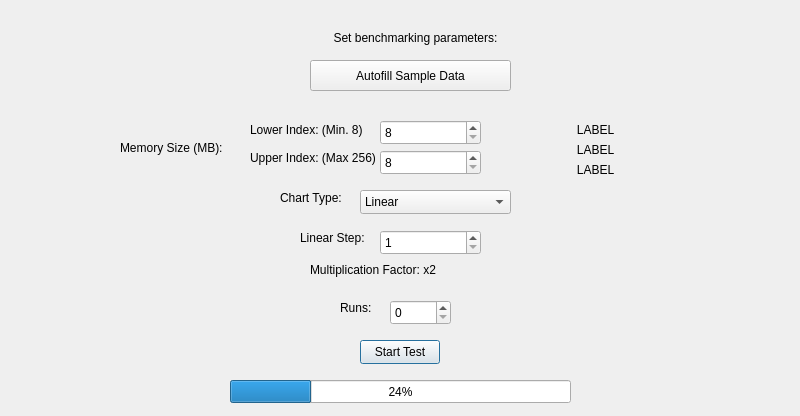
<?xml version="1.0" encoding="UTF-8"?>
<ui version="4.0">
 <class>RCDEncrdecr</class>
 <widget class="QDialog" name="RCDEncrdecr">
  <property name="geometry">
   <rect>
    <x>0</x>
    <y>0</y>
    <width>800</width>
    <height>416</height>
   </rect>
  </property>
  <property name="windowTitle">
   <string>Dialog</string>
  </property>
  <widget class="QPushButton" name="btnStart">
   <property name="geometry">
    <rect>
     <x>360</x>
     <y>340</y>
     <width>80</width>
     <height>24</height>
    </rect>
   </property>
   <property name="text">
    <string>Start Test</string>
   </property>
  </widget>
  <widget class="QSpinBox" name="spinRuns">
   <property name="geometry">
    <rect>
     <x>390</x>
     <y>300</y>
     <width>61</width>
     <height>25</height>
    </rect>
   </property>
  </widget>
  <widget class="QLabel" name="labelRuns">
   <property name="geometry">
    <rect>
     <x>340</x>
     <y>300</y>
     <width>49</width>
     <height>16</height>
    </rect>
   </property>
   <property name="text">
    <string>Runs:</string>
   </property>
  </widget>
  <widget class="QLabel" name="labelWarning_3">
   <property name="geometry">
    <rect>
     <x>490</x>
     <y>160</y>
     <width>211</width>
     <height>21</height>
    </rect>
   </property>
   <property name="text">
    <string>LABEL</string>
   </property>
   <property name="textFormat">
    <enum>Qt::TextFormat::RichText</enum>
   </property>
   <property name="alignment">
    <set>Qt::AlignmentFlag::AlignCenter</set>
   </property>
  </widget>
  <widget class="QLabel" name="label_3">
   <property name="geometry">
    <rect>
     <x>250</x>
     <y>150</y>
     <width>131</width>
     <height>16</height>
    </rect>
   </property>
   <property name="text">
    <string>Upper Index: (Max 256)</string>
   </property>
  </widget>
  <widget class="QLabel" name="labelWarning">
   <property name="geometry">
    <rect>
     <x>490</x>
     <y>120</y>
     <width>211</width>
     <height>21</height>
    </rect>
   </property>
   <property name="text">
    <string>LABEL</string>
   </property>
   <property name="textFormat">
    <enum>Qt::TextFormat::RichText</enum>
   </property>
   <property name="alignment">
    <set>Qt::AlignmentFlag::AlignCenter</set>
   </property>
  </widget>
  <widget class="QLabel" name="labelBenPar">
   <property name="geometry">
    <rect>
     <x>310</x>
     <y>30</y>
     <width>211</width>
     <height>16</height>
    </rect>
   </property>
   <property name="text">
    <string>Set benchmarking parameters:</string>
   </property>
   <property name="alignment">
    <set>Qt::AlignmentFlag::AlignCenter</set>
   </property>
  </widget>
  <widget class="QLabel" name="labelWarning_2">
   <property name="geometry">
    <rect>
     <x>490</x>
     <y>140</y>
     <width>211</width>
     <height>21</height>
    </rect>
   </property>
   <property name="text">
    <string>LABEL</string>
   </property>
   <property name="textFormat">
    <enum>Qt::TextFormat::RichText</enum>
   </property>
   <property name="alignment">
    <set>Qt::AlignmentFlag::AlignCenter</set>
   </property>
  </widget>
  <widget class="QSpinBox" name="spinLower">
   <property name="geometry">
    <rect>
     <x>380</x>
     <y>120</y>
     <width>101</width>
     <height>25</height>
    </rect>
   </property>
   <property name="minimum">
    <number>8</number>
   </property>
   <property name="maximum">
    <number>256</number>
   </property>
   <property name="value">
    <number>8</number>
   </property>
  </widget>
  <widget class="QLabel" name="label_2">
   <property name="geometry">
    <rect>
     <x>250</x>
     <y>120</y>
     <width>131</width>
     <height>20</height>
    </rect>
   </property>
   <property name="text">
    <string>Lower Index: (Min. 8)</string>
   </property>
  </widget>
  <widget class="QLabel" name="label">
   <property name="geometry">
    <rect>
     <x>120</x>
     <y>140</y>
     <width>111</width>
     <height>16</height>
    </rect>
   </property>
   <property name="text">
    <string>Memory Size (MB):</string>
   </property>
  </widget>
  <widget class="QSpinBox" name="spinUpper">
   <property name="geometry">
    <rect>
     <x>380</x>
     <y>150</y>
     <width>101</width>
     <height>25</height>
    </rect>
   </property>
   <property name="minimum">
    <number>8</number>
   </property>
   <property name="maximum">
    <number>256</number>
   </property>
   <property name="value">
    <number>8</number>
   </property>
  </widget>
  <widget class="QPushButton" name="btnAutofill">
   <property name="geometry">
    <rect>
     <x>310</x>
     <y>60</y>
     <width>201</width>
     <height>31</height>
    </rect>
   </property>
   <property name="text">
    <string>Autofill Sample Data</string>
   </property>
  </widget>
  <widget class="QLabel" name="label_4">
   <property name="geometry">
    <rect>
     <x>280</x>
     <y>190</y>
     <width>81</width>
     <height>16</height>
    </rect>
   </property>
   <property name="text">
    <string>Chart Type:</string>
   </property>
  </widget>
  <widget class="QLabel" name="labelLog">
   <property name="geometry">
    <rect>
     <x>310</x>
     <y>260</y>
     <width>131</width>
     <height>20</height>
    </rect>
   </property>
   <property name="text">
    <string>Multiplication Factor: x2</string>
   </property>
  </widget>
  <widget class="QLabel" name="labelLinear">
   <property name="geometry">
    <rect>
     <x>300</x>
     <y>230</y>
     <width>81</width>
     <height>16</height>
    </rect>
   </property>
   <property name="text">
    <string>Linear Step:</string>
   </property>
  </widget>
  <widget class="QSpinBox" name="spinLinear">
   <property name="geometry">
    <rect>
     <x>380</x>
     <y>230</y>
     <width>101</width>
     <height>25</height>
    </rect>
   </property>
   <property name="minimum">
    <number>1</number>
   </property>
   <property name="maximum">
    <number>100</number>
   </property>
  </widget>
  <widget class="QComboBox" name="comboBox">
   <property name="geometry">
    <rect>
     <x>360</x>
     <y>190</y>
     <width>151</width>
     <height>24</height>
    </rect>
   </property>
   <item>
    <property name="text">
     <string>Linear</string>
    </property>
   </item>
   <item>
    <property name="text">
     <string>Logarithmic (Base 2)</string>
    </property>
   </item>
  </widget>
  <widget class="QProgressBar" name="progressBar">
   <property name="geometry">
    <rect>
     <x>230</x>
     <y>380</y>
     <width>341</width>
     <height>23</height>
    </rect>
   </property>
   <property name="value">
    <number>24</number>
   </property>
  </widget>
 </widget>
 <resources/>
 <connections/>
</ui>
